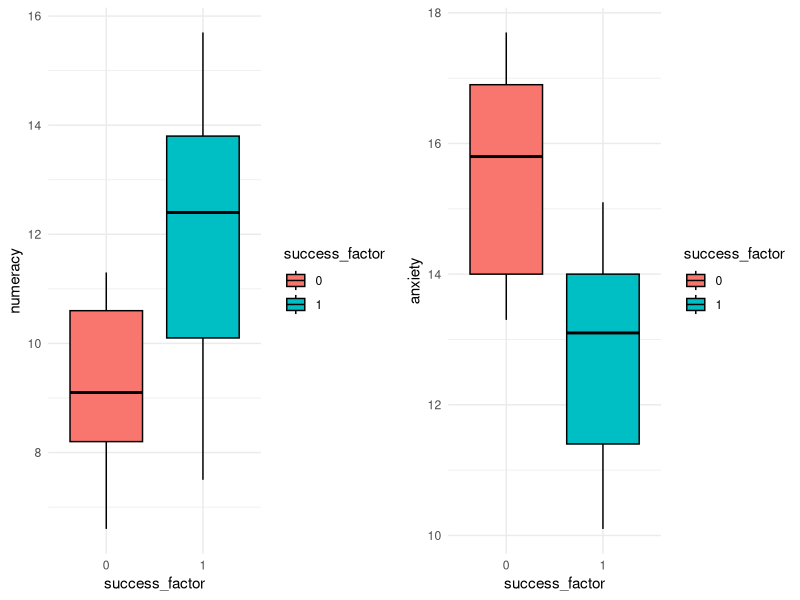
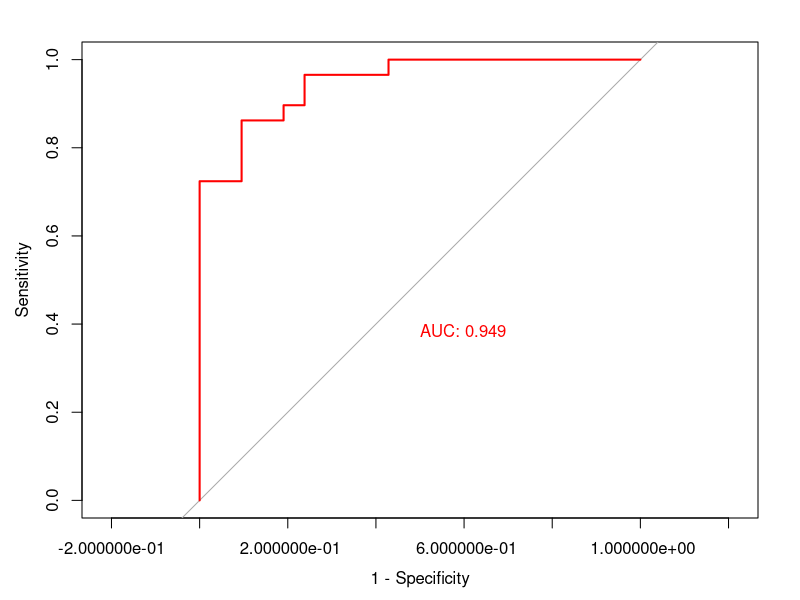
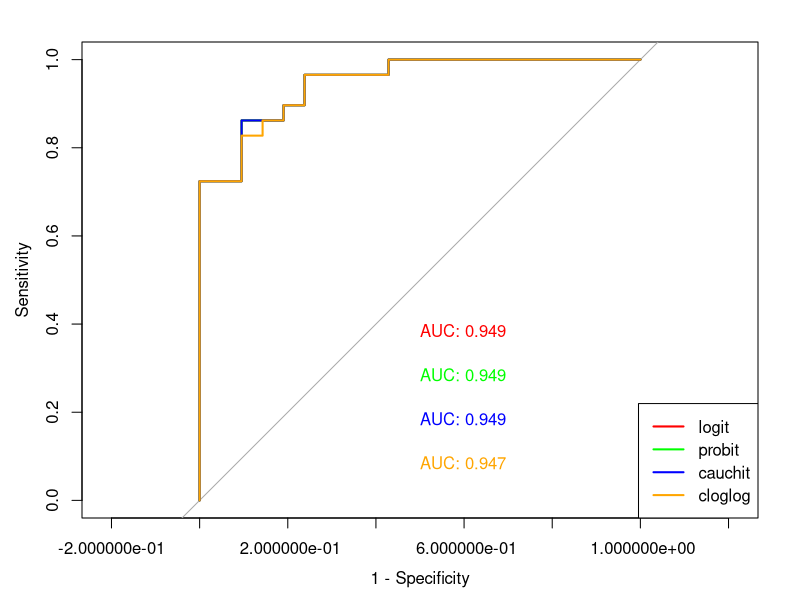
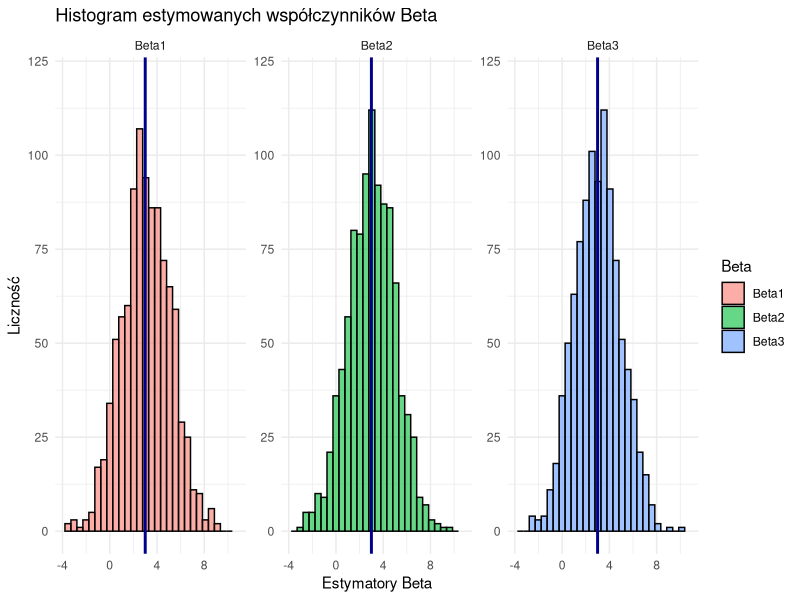
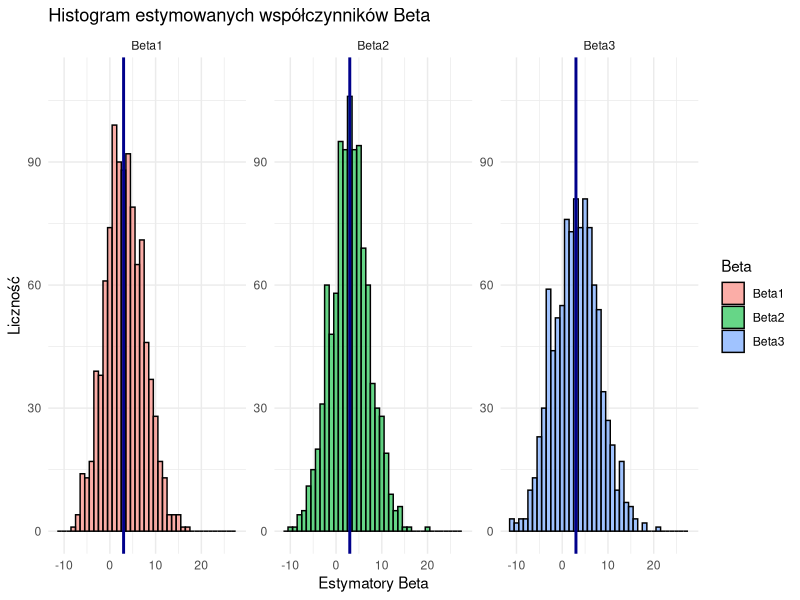
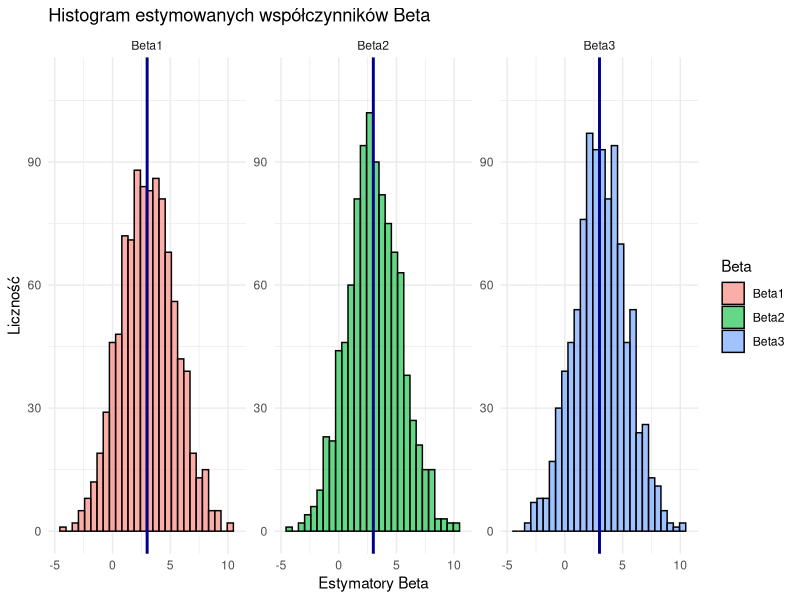
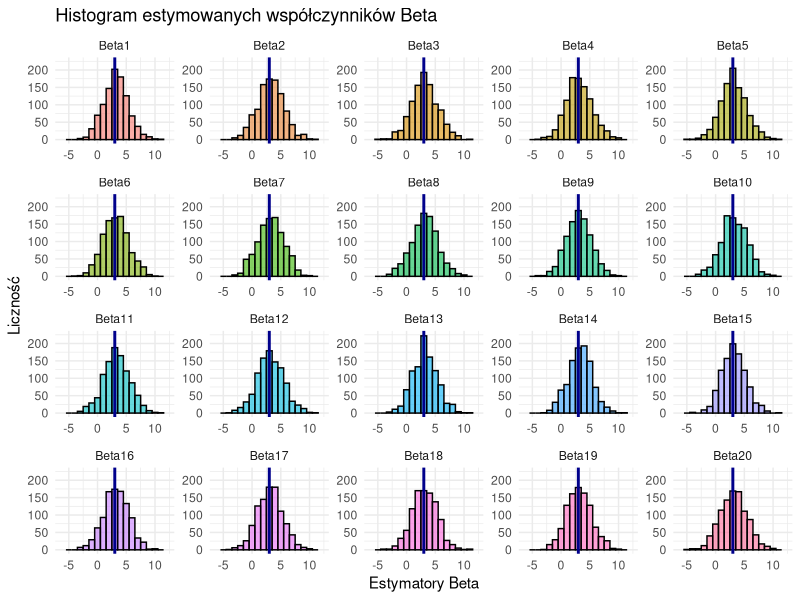

Write R code to recreate these figures, in order.
## ---- chunk 1
knitr::opts_chunk$set(echo = TRUE)
## ---- chunk 2
setwd('C:\\Users\\ameli\\Documents\\R\\zaawansowane modele liniowe')
data <- read.csv("lista_1.csv")
## ---- chunk 3
data$success_factor <- as.factor(data$success)
library(ggplot2)
require(gridExtra)
p11 <- ggplot(data, aes(x=success_factor, y=numeracy, fill = success_factor)) +
  geom_boxplot(color = "black") +
  theme_minimal()
p12 <-  ggplot(data, aes(x=success_factor, y=anxiety, fill = success_factor)) +
  geom_boxplot(color = "black") +
  theme_minimal()
grid.arrange(p11, p12, ncol=2)
## ---- chunk 4
logmod1 <- glm(success~numeracy+anxiety, data = data, family =  "binomial"(link="logit"))
betas <- summary(logmod1)$coefficients[, 1]
p_vals <- summary(logmod1)$coefficients[, 4]
logit <- data.frame(
  "Beta" = betas,
  "P-wartości" = p_vals
)
## ---- chunk 5
predict.glm(logmod1, newdata = data.frame(numeracy = 10, anxiety = 13),type = "response")
## ---- chunk 6
library("pROC")
mu <- predict.glm(logmod1 ,type = "response")
plot(roc(data$success~mu), legacy.axes=TRUE,col = "red", print.auc = TRUE, print.auc.y = 0.4 )
## ---- chunk 7
linkfun <- c("logit", "probit", "cauchit", "cloglog")
logmods <- lapply(linkfun, function(lf) {
  glm(success~numeracy+anxiety, data = data, family =  "binomial"(link=lf))
})
values <- lapply(logmods, function(lm) {
  list(
    Betas = summary(lm)$coefficients[, 1],
    P_vals = summary(lm)$coefficients[, 4]
  )
})
## ---- chunk 8
predicted_values <- lapply(logmods, function(lm) {
  predict.glm(lm,  newdata = data.frame(numeracy = 10, anxiety = 13),type = "response")
})
## ---- chunk 9
mu2 <- predict.glm(logmods[[2]], type = "response")
mu3 <- predict.glm(logmods[[3]], type = "response")
mu4 <- predict.glm(logmods[[4]], type = "response")

plot(roc(data$success~mu), legacy.axes=TRUE,col = "red", print.auc = TRUE, print.auc.y = 0.4 )
plot(roc(data$success~mu2), add=TRUE, legacy.axes=F,col = "green", print.auc = TRUE, print.auc.y = 0.3)
plot(roc(data$success~mu3), add=TRUE, legacy.axes=F,col = "blue", print.auc = TRUE, print.auc.y = 0.2)
plot(roc(data$success~mu4), add=TRUE, legacy.axes=F,col = "orange", print.auc = TRUE, print.auc.y = 0.1)
legend("bottomright", c("logit", "probit", "cauchit", "cloglog"), col = c("red", "green", "blue", "orange"), lwd = 2)
## ---- chunk 10
X <- model.matrix(logmod1)
S <- diag(mu * (1 - mu))  # Macierz S
J <- t(X) %*% S %*% X  # Macierz Fishera
J_inv <- solve(J)
sd <- summary(logmod1)$coefficients[, "Std. Error"]
## ---- chunk 11
D_null <- summary(logmod1)$null.deviance
D_full <- summary(logmod1)$deviance
chi2 <- D_null - D_full
quantile <- qchisq(0.95, 2)
## ---- chunk 12
r2 <- 1 - (D_full/D_null)
## ---- chunk 13
epsilons <- c(10^(-1), 10^(-2), 10^(-3), 10^(-6), 10^(-8))
results <- lapply(epsilons, function(eps) {
  model <- glm(success~numeracy+anxiety, data = data, family =  "binomial"(link="logit"), control = glm.control(epsilon = eps))
  list(iterations = model$iter, estimators = coef(model))
})
## ---- chunk 14
set.seed(123)
n <- 400
p <- 3
X <- matrix(rnorm(n * p, 0, 1/20), nrow = n, ncol = p)
beta <- c(3, 3, 3)
fisher_info <- function(X, beta) {
  eta <- X %*% beta
  p <- 1 / (1 + exp(-eta))
  W <- diag(as.vector(p * (1 - p)))
  t(X) %*% W %*% X
}
fisher_info_matrix_1 <- fisher_info(X, beta)
prob <- 1 / (1 + exp(-(X %*% beta)))
asym_cov <- solve(fisher_info_matrix_1)
## ---- chunk 15
B <- 1000
Y_sim <- replicate(B, rbinom(n, size = 1, prob = prob))
betas <- apply(Y_sim, 2, function(Y) {
  model <- glm(Y ~ X - 1, family =  "binomial")
  model$coefficients
})
betas_df <- as.data.frame(t(betas))
colnames(betas_df) <- c("Beta1", "Beta2", "Beta3")

library(tidyr)

betas_long <- pivot_longer(betas_df, cols = everything(), names_to = "Beta", values_to = "Value")

ggplot(betas_long, aes(x = Value, fill = Beta)) +
  geom_histogram(bins = 30, alpha = 0.6, color = "black") +
  facet_wrap(~ Beta, scales = "free") +  # Osobny histogram dla każdej Beta
  labs(title = "Histogram estymowanych współczynników Beta",
       x = "Estymatory Beta",
       y = "Liczność") +
  theme_minimal() + 
  xlim(range(betas_long$Value)) +
  ylim(0, 120) +
  geom_vline(xintercept = 3, color = "darkblue", size = 1)
## ---- chunk 16
bias <- colMeans(t(betas)) - beta
## ---- chunk 17
matrix <- lapply(1:1000, function(i) {
  Y <- Y_sim[,i]
  model <- glm(Y ~ X - 1, family =  "binomial")
  predicted <- predict.glm(model, type = "response")
  S <- diag(predicted * (1 - predicted))  
  J <- t(X) %*% S %*% X  
  solve(J)
})

matrix_array <- simplify2array(matrix)

mean_matrix <- apply(matrix_array, c(1, 2), mean, na.rm = TRUE)
## ---- chunk 18
n <- 100
p <- 3
X <- matrix(rnorm(n * p, 0, 1/20), nrow = n, ncol = p)
beta <- c(3, 3, 3)

fisher_info_matrix_2 <- fisher_info(X, beta)
prob_2 <- 1 / (1 + exp(-(X %*% beta)))
asym_cov_2 <- solve(fisher_info_matrix_2)
## ---- chunk 19
B <- 1000
Y_sim <- replicate(B, rbinom(n, size = 1, prob = prob_2))
betas <- apply(Y_sim, 2, function(Y) {
  model <- glm(Y ~ X - 1, family =  "binomial")
  model$coefficients
})
betas_df <- as.data.frame(t(betas))
colnames(betas_df) <- c("Beta1", "Beta2", "Beta3")

library(tidyr)

betas_long <- pivot_longer(betas_df, cols = everything(), names_to = "Beta", values_to = "Value")

ggplot(betas_long, aes(x = Value, fill = Beta)) +
  geom_histogram(binwidth = 1, alpha = 0.6, color = "black") +
  facet_wrap(~ Beta, scales = "free") +  # Osobny histogram dla każdej Beta
  labs(title = "Histogram estymowanych współczynników Beta",
       x = "Estymatory Beta",
       y = "Liczność") +
  theme_minimal() + 
  xlim(range(betas_long$Value)) +
  ylim(0, 110) +
  geom_vline(xintercept = 3, color = "darkblue", size = 1)
## ---- chunk 20
bias <- colMeans(t(betas)) - beta
## ---- chunk 21
matrix <- lapply(1:1000, function(i) {
  Y <- Y_sim[,i]
  model <- glm(Y ~ X - 1, family =  "binomial")
  predicted <- predict.glm(model, type = "response")
  S <- diag(predicted * (1 - predicted))  
  J <- t(X) %*% S %*% X  
  solve(J)
})

matrix_array <- simplify2array(matrix)

mean_matrix <- apply(matrix_array, c(1, 2), mean, na.rm = TRUE)
## ---- chunk 22
library(MASS)  

n <- 400  
p <- 3    
Sigma <- matrix(0.3, nrow = p, ncol = p)  
diag(Sigma) <- 1  
X <- mvrnorm(n, mu = rep(0, p), Sigma = Sigma/n)
beta <- c(3, 3, 3)

fisher_info_matrix_3 <- fisher_info(X, beta)
prob_3 <- 1 / (1 + exp(-(X %*% beta)))
asym_cov_3 <- solve(fisher_info_matrix_3)
## ---- chunk 23
B <- 1000
Y_sim <- replicate(B, rbinom(n, size = 1, prob = prob_3))
betas <- apply(Y_sim, 2, function(Y) {
  model <- glm(Y ~ X - 1, family =  "binomial")
  model$coefficients
})
betas_df <- as.data.frame(t(betas))
colnames(betas_df) <- c("Beta1", "Beta2", "Beta3")

betas_long <- pivot_longer(betas_df, cols = everything(), names_to = "Beta", values_to = "Value")

ggplot(betas_long, aes(x = Value, fill = Beta)) +
  geom_histogram(bins = 30, alpha = 0.6, color = "black") +
  facet_wrap(~ Beta, scales = "free") +  # Osobny histogram dla każdej Beta
  labs(title = "Histogram estymowanych współczynników Beta",
       x = "Estymatory Beta",
       y = "Liczność") +
  theme_minimal() + 
  xlim(range(betas_long$Value)) +
  ylim(0, 110) +
  geom_vline(xintercept = 3, color = "darkblue", size = 1)
## ---- chunk 24
bias <- colMeans(t(betas)) - beta
## ---- chunk 25
matrix <- lapply(1:1000, function(i) {
  Y <- Y_sim[,i]
  model <- glm(Y ~ X - 1, family =  "binomial")
  predicted <- predict.glm(model, type = "response")
  S <- diag(predicted * (1 - predicted))  
  J <- t(X) %*% S %*% X  
  solve(J)
})

matrix_array <- simplify2array(matrix)

mean_matrix <- apply(matrix_array, c(1, 2), mean, na.rm = TRUE)
## ---- chunk 26
n <- 400
p <- 20
X <- matrix(rnorm(n * p, 0, 1/20), nrow = n, ncol = p)
beta <- rep(3, p)

fisher_info_matrix_4 <- fisher_info(X, beta)
prob_4 <- 1 / (1 + exp(-(X %*% beta)))
asym_cov_4 <- solve(fisher_info_matrix_4)
library(knitr)
library(kableExtra)

kable(asym_cov_4, digits = 0)
## ---- chunk 27
B <- 1000
Y_sim <- replicate(B, rbinom(n, size = 1, prob = prob_4))
betas <- apply(Y_sim, 2, function(Y) {
  model <- glm(Y ~ X - 1, family =  "binomial")
  model$coefficients
})
betas_df <- as.data.frame(t(betas))
colnames(betas_df) <- c("Beta1", "Beta2", "Beta3", "Beta4", "Beta5", "Beta6", "Beta7", "Beta8", "Beta9", "Beta10", "Beta11", "Beta12", "Beta13", "Beta14", "Beta15", "Beta16", "Beta17", "Beta18", "Beta19", "Beta20")

library(tidyr)

betas_long <- pivot_longer(betas_df, cols = everything(), names_to = "Beta", values_to = "Value")
betas_long$Beta <- factor(betas_long$Beta, levels = paste0("Beta", 1:20))

ggplot(betas_long, aes(x = Value, fill = Beta)) +
  geom_histogram(binwidth = 1, alpha = 0.6, color = "black") +
  facet_wrap(~ Beta, scales = "free") +  
  labs(title = "Histogram estymowanych współczynników Beta",
       x = "Estymatory Beta",
       y = "Liczność") +
  theme_minimal() + 
  xlim(range(betas_long$Value)) +
  ylim(0, 225) +
  geom_vline(xintercept = 3, color = "darkblue", size = 1) + 
  theme(legend.position = 'none')
## ---- chunk 28
bias <- colMeans(t(betas)) - beta
## ---- chunk 29
matrix <- lapply(1:1000, function(i) {
  Y <- Y_sim[,i]
  model <- glm(Y ~ X - 1, family =  "binomial")
  predicted <- predict.glm(model, type = "response")
  S <- diag(predicted * (1 - predicted))  
  J <- t(X) %*% S %*% X  
  solve(J)
})

matrix_array <- simplify2array(matrix)

mean_matrix <- apply(matrix_array, c(1, 2), mean, na.rm = TRUE)
kable(mean_matrix, digits = 0)
